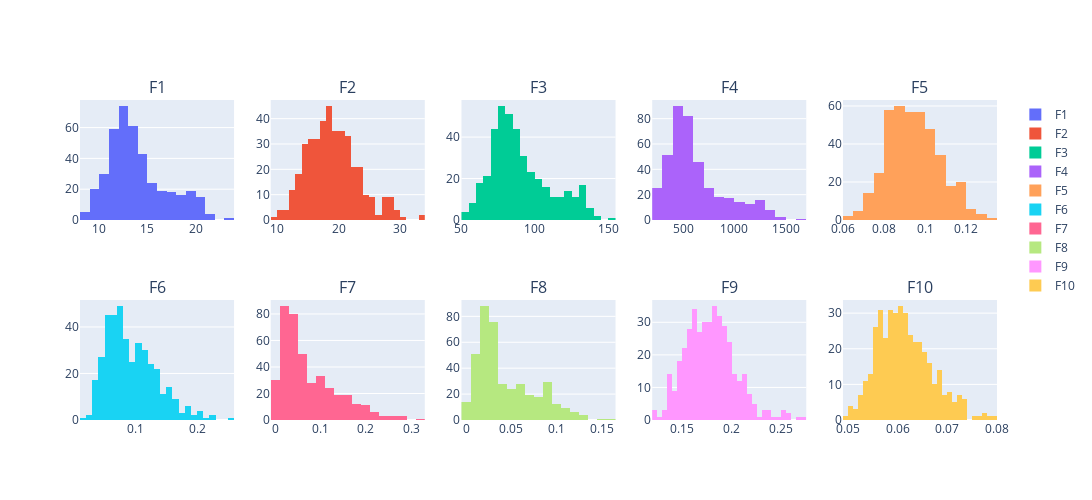

The cell this chart's notebook holds for it:
### Code cell
eda.hist_subplots(sample_df, columns=5, width=250, height=250)

### Figure 1 — Plotly figure (JSON) as saved in the notebook; plotly's stock layout.template omitted (floating-point values rounded to 4 significant figures; data arrays with more than 128 entries replaced by an {"elided": "..."} marker saying what was removed)
{"data": [{"name": "F1", "type": "histogram", "x": {"elided": "408 float values"}, "xaxis": "x", "yaxis": "y"}, {"name": "F2", "type": "histogram", "x": {"elided": "408 float values"}, "xaxis": "x2", "yaxis": "y2"}, {"name": "F3", "type": "histogram", "x": {"elided": "408 float values"}, "xaxis": "x3", "yaxis": "y3"}, {"name": "F4", "type": "histogram", "x": {"elided": "408 float values"}, "xaxis": "x4", "yaxis": "y4"}, {"name": "F5", "type": "histogram", "x": {"elided": "408 float values"}, "xaxis": "x5", "yaxis": "y5"}, {"name": "F6", "type": "histogram", "x": {"elided": "408 float values"}, "xaxis": "x6", "yaxis": "y6"}, {"name": "F7", "type": "histogram", "x": {"elided": "408 float values"}, "xaxis": "x7", "yaxis": "y7"}, {"name": "F8", "type": "histogram", "x": {"elided": "408 float values"}, "xaxis": "x8", "yaxis": "y8"}, {"name": "F9", "type": "histogram", "x": {"elided": "408 float values"}, "xaxis": "x9", "yaxis": "y9"}, {"name": "F10", "type": "histogram", "x": {"elided": "408 float values"}, "xaxis": "x10", "yaxis": "y10"}], "layout": {"annotations": [{"font": {"size": 16}, "showarrow": false, "text": "F1", "x": 0.084, "xanchor": "center", "xref": "paper", "y": 1, "yanchor": "bottom", "yref": "paper"}, {"font": {"size": 16}, "showarrow": false, "text": "F2", "x": 0.292, "xanchor": "center", "xref": "paper", "y": 1, "yanchor": "bottom", "yref": "paper"}, {"font": {"size": 16}, "showarrow": false, "text": "F3", "x": 0.5, "xanchor": "center", "xref": "paper", "y": 1, "yanchor": "bottom", "yref": "paper"}, {"font": {"size": 16}, "showarrow": false, "text": "F4", "x": 0.708, "xanchor": "center", "xref": "paper", "y": 1, "yanchor": "bottom", "yref": "paper"}, {"font": {"size": 16}, "showarrow": false, "text": "F5", "x": 0.916, "xanchor": "center", "xref": "paper", "y": 1, "yanchor": "bottom", "yref": "paper"}, {"font": {"size": 16}, "showarrow": false, "text": "F6", "x": 0.084, "xanchor": "center", "xref": "paper", "y": 0.375, "yanchor": "bottom", "yref": "paper"}, {"font": {"size": 16}, "showarrow": false, "text": "F7", "x": 0.292, "xanchor": "center", "xref": "paper", "y": 0.375, "yanchor": "bottom", "yref": "paper"}, {"font": {"size": 16}, "showarrow": false, "text": "F8", "x": 0.5, "xanchor": "center", "xref": "paper", "y": 0.375, "yanchor": "bottom", "yref": "paper"}, {"font": {"size": 16}, "showarrow": false, "text": "F9", "x": 0.708, "xanchor": "center", "xref": "paper", "y": 0.375, "yanchor": "bottom", "yref": "paper"}, {"font": {"size": 16}, "showarrow": false, "text": "F10", "x": 0.916, "xanchor": "center", "xref": "paper", "y": 0.375, "yanchor": "bottom", "yref": "paper"}], "height": 500, "showlegend": true, "width": 1250, "xaxis": {"anchor": "y", "domain": [0, 0.168]}, "xaxis10": {"anchor": "y10", "domain": [0.832, 1]}, "xaxis2": {"anchor": "y2", "domain": [0.208, 0.376]}, "xaxis3": {"anchor": "y3", "domain": [0.416, 0.584]}, "xaxis4": {"anchor": "y4", "domain": [0.624, 0.792]}, "xaxis5": {"anchor": "y5", "domain": [0.832, 1]}, "xaxis6": {"anchor": "y6", "domain": [0, 0.168]}, "xaxis7": {"anchor": "y7", "domain": [0.208, 0.376]}, "xaxis8": {"anchor": "y8", "domain": [0.416, 0.584]}, "xaxis9": {"anchor": "y9", "domain": [0.624, 0.792]}, "yaxis": {"anchor": "x", "domain": [0.625, 1]}, "yaxis10": {"anchor": "x10", "domain": [0, 0.375]}, "yaxis2": {"anchor": "x2", "domain": [0.625, 1]}, "yaxis3": {"anchor": "x3", "domain": [0.625, 1]}, "yaxis4": {"anchor": "x4", "domain": [0.625, 1]}, "yaxis5": {"anchor": "x5", "domain": [0.625, 1]}, "yaxis6": {"anchor": "x6", "domain": [0, 0.375]}, "yaxis7": {"anchor": "x7", "domain": [0, 0.375]}, "yaxis8": {"anchor": "x8", "domain": [0, 0.375]}, "yaxis9": {"anchor": "x9", "domain": [0, 0.375]}}}
